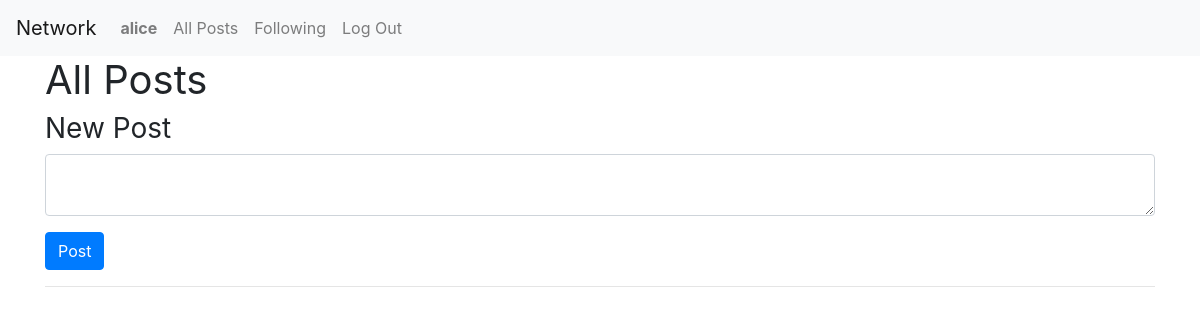
/ (signed in), run on an earlier commit of the app's database.
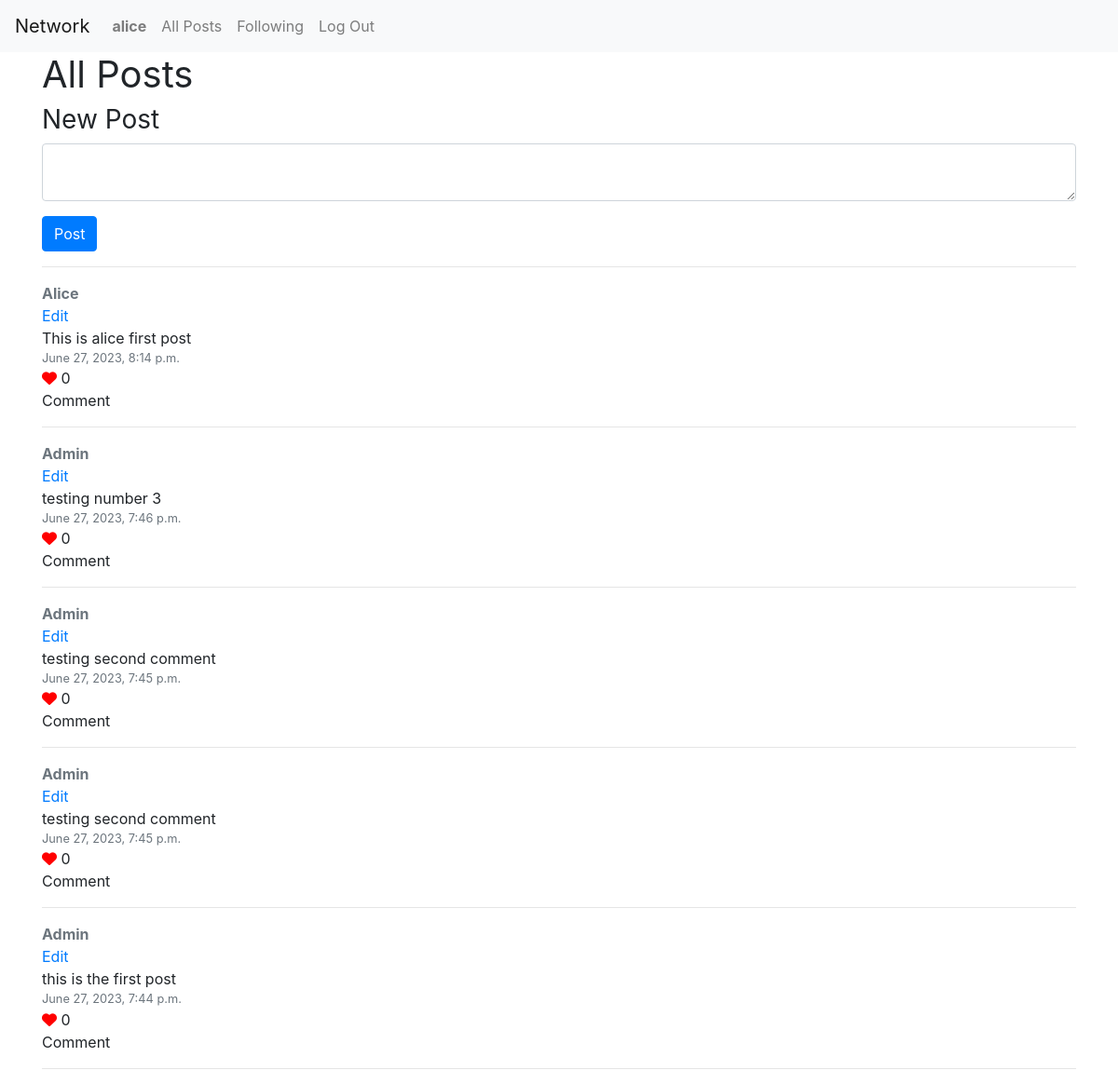
And on a later commit of the database.
### network/models.py (models this page shows, shortened)
class Post(models.Model):
    content = models.TextField(verbose_name='')
    user = models.ForeignKey(User, on_delete=models.CASCADE)
    comment = models.ForeignKey(Comment, on_delete=models.CASCADE, blank=True, null=True)
    pub_date = models.DateTimeField(auto_now_add=True)
    likes = models.ManyToManyField(User, related_name="post_like", blank=True)

class User(AbstractUser):
    pass

### network/views.py (the view, shortened to what this page needs)
# urls.py: path("", views.index, name="index"),
def index(request):
    form = PostForm()
    posts = Post.objects.order_by('-pub_date')
    return render(request, "network/index.html", {'form': form, 'posts': posts})

### network/forms.py
class PostForm(forms.ModelForm):
    class Meta:
        model = Post
        fields = ['content' ]
        widgets = {
            'content' : forms.Textarea(attrs={'rows': 2, 'class': 'form-control mb-2'})
        }

### network/templates/network/index.html (shortened to what this page needs)
{% extends "network/layout.html" %}
{% load static %}
{% load crispy_forms_tags %}
{% block body %}
    <div class="container">
        {% if request.user.is_authenticated %}
            <h1 class="fw_400">All Posts</h1>
            <p class="h3 fw_400">New Post</p>
            <form method="post">
                {{ form|crispy }}
                <button class="btn btn-primary" type="submit">Post</button>
            </form>
            <hr>
            {% for post in posts  %}
{% load static %}
{% load static %}
                <a href="#" class="my-1 font-weight-bold text-secondary">{{post.user | capfirst }}</a>
                <a class="d-block" href="#">Edit</a>
                <p class="my-0">{{ post.content|truncatechars:100 }} {% if post.content.count > 100 %}...{% endif %}</p>
                <p class="my-0 text-muted small">{{post.pub_date}}</p>
                <i class="fa-solid fa-heart" style="color: #ff0000;"></i>
                <span>{{ post.likes.count }}</span>
                <p class="my-0">Comment</p>
                <hr>
            {% endfor %}
        {% endif %}
    </div>
{% endblock %}

What changed in the data, as far as the page shows it:
added Post: user "Alice", content "This is alice first post", pub_date "June 27, 2023, 8:14 p.m.", likes.count "0"
added Post: user "Admin", content "testing number 3", pub_date "June 27, 2023, 7:46 p.m.", likes.count "0"
added Post: user "Admin", content "testing second comment", pub_date "June 27, 2023, 7:45 p.m.", likes.count "0"
added Post: user "Admin", content "testing second comment", pub_date "June 27, 2023, 7:45 p.m.", likes.count "0"
added Post: user "Admin", content "this is the first post", pub_date "June 27, 2023, 7:44 p.m.", likes.count "0"
